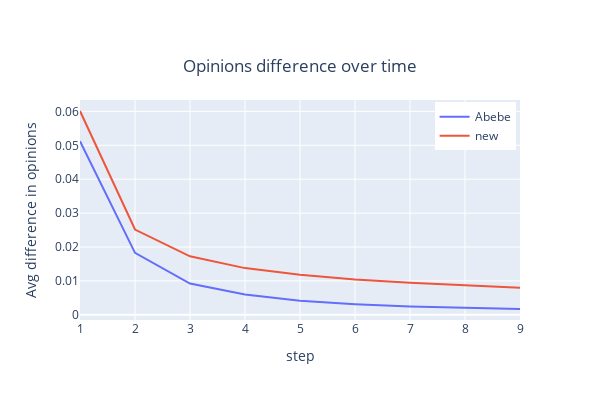

Notebook code cell kept with this figure:
### Code cell
import plotly.graph_objects as go
mode = ['Abebe', 'new']
fig = go.Figure()
test_graph = create_graph()
for i in mode:
    graph = test_graph.copy()
    print(graph.nodes[node]['conformity'])
    test = ExperimentClass(graph, i)
    test.run_model(10)
    avgdiff_per_iter = test.get_avgdiff_per_iter()
    print(avgdiff_per_iter)
    fig.add_trace(go.Scatter(x=np.arange(1, len(avgdiff_per_iter)+1), y=avgdiff_per_iter, mode='lines', name=f'{i}'))
fig.update_layout(title=f'Opinions difference over time', 
                  xaxis_title='step', yaxis_title='Avg difference in opinions',
                  title_x=0.5, title_y=0.85,
                  legend=dict(
                    yanchor="top",
                    y=0.99,
                    xanchor="right",
                    x=0.99
                  ),
                  width=600, height=400)
# update x ticks to every 1
fig.update_xaxes(dtick=1)
fig.update_layout
fig.show()
import plotly.io as pio

# # Save the figure with a high resolution (dpi=300)
pio.write_image(fig, 'avg_diff.jpeg', width=600, height=400, scale=10)

### Figure 1 — Plotly figure (JSON) as saved in the notebook; plotly's stock layout.template omitted (floating-point values rounded to 4 significant figures)
{"data": [{"mode": "lines", "name": "Abebe", "type": "scatter", "x": [1, 2, 3, 4, 5, 6, 7, 8, 9], "y": [0.05122, 0.01828, 0.009225, 0.00596, 0.004129, 0.003138, 0.002467, 0.002031, 0.001706]}, {"mode": "lines", "name": "new", "type": "scatter", "x": [1, 2, 3, 4, 5, 6, 7, 8, 9], "y": [0.06012, 0.02515, 0.01725, 0.01377, 0.0118, 0.01043, 0.009419, 0.00861, 0.007943]}], "layout": {"height": 400, "legend": {"x": 0.99, "xanchor": "right", "y": 0.99, "yanchor": "top"}, "title": {"text": "Opinions difference over time", "x": 0.5, "y": 0.85}, "width": 600, "xaxis": {"dtick": 1, "title": {"text": "step"}}, "yaxis": {"title": {"text": "Avg difference in opinions"}}}}
